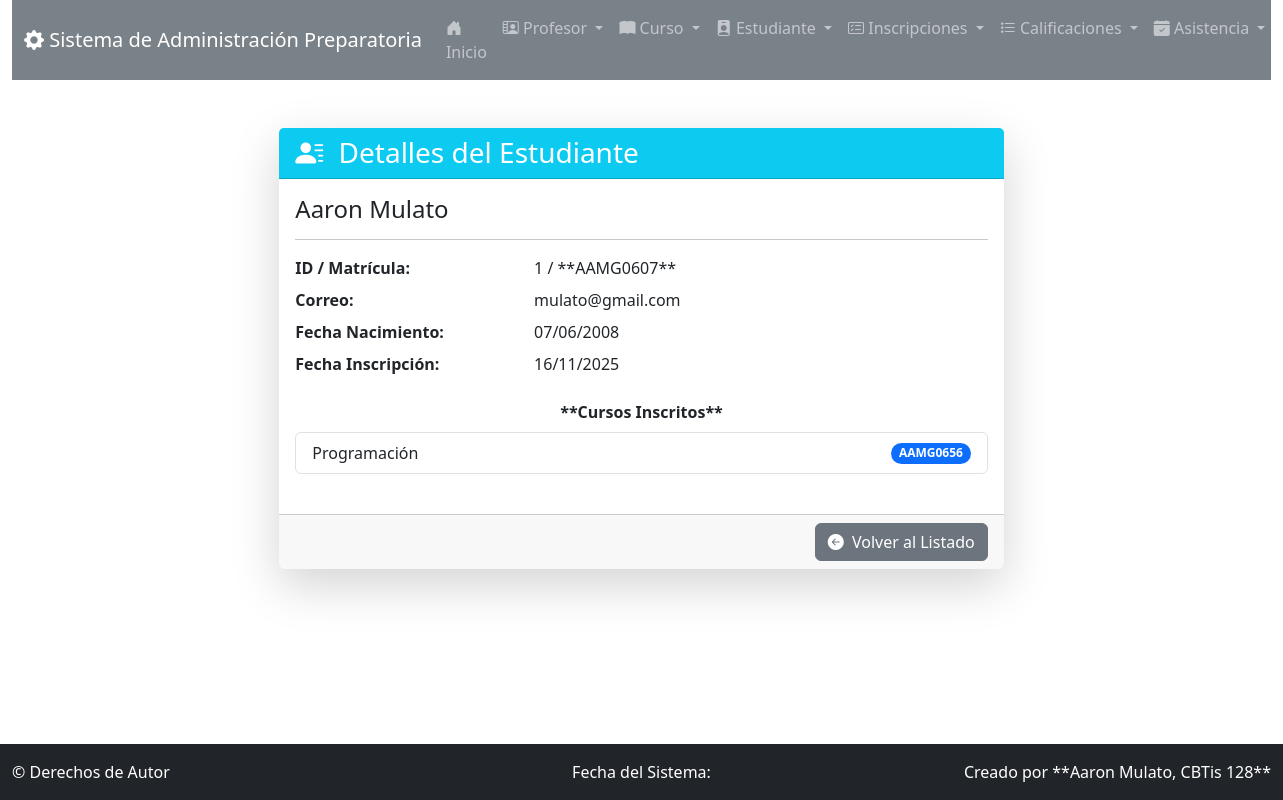
The app's page /estudiante/detalle/1/ with its own data.
### app_Preparatoria/models.py (models this page shows, shortened)
class Estudiante(models.Model):
    nombre_estudiante = models.CharField(max_length=50)
    apellido_estudiante = models.CharField(max_length=50)
    matricula = models.CharField(max_length=10, unique=True)
    correo_estudiante = models.EmailField(max_length=100)
    fecha_nacimiento = models.DateField()
    fecha_inscripcion = models.DateField(auto_now_add=True)
    cursos = models.ManyToManyField(Curso, through='Inscripcion', related_name="estudiantes_inscritos")

class Curso(models.Model):
    nombre_curso = models.CharField(max_length=50)
    codigo = models.CharField(max_length=10, unique=True)
    descripcion = models.TextField(max_length=100)
    creditos = models.PositiveIntegerField()
    horario = models.CharField(max_length=50)
    aula = models.CharField(max_length=20)
    profesor = models.ForeignKey(Profesor, related_name="cursos", on_delete=models.CASCADE)

### app_Preparatoria/views.py (the view)
# urls.py: path('estudiante/detalle/<int:estudiante_id>/', views.ver_detalle_estudiante, name='ver_detalle_estudiante'),
def ver_detalle_estudiante(request, estudiante_id):
    estudiante = get_object_or_404(Estudiante.objects.prefetch_related('cursos'), pk=estudiante_id)
    context = {'estudiante': estudiante}
    return render(request, 'estudiante/ver_detalle_estudiante.html', context)

### app_Preparatoria/templates/estudiante/ver_detalle_estudiante.html
{% extends 'base.html' %}
{% block content %}
<div class="row justify-content-center">
    <div class="col-md-7">
        <div class="card shadow-lg border-0">
            <div class="card-header bg-info text-white">
                <h3 class="mb-0"><i class="bi bi-person-lines-fill me-2"></i> Detalles del Estudiante</h3>
            </div>
            <div class="card-body">
                <h4 class="card-title">{{ estudiante.nombre_estudiante }} {{ estudiante.apellido_estudiante }}</h4>
                <hr>
                <dl class="row">
                    <dt class="col-sm-4">ID / Matrícula:</dt>
                    <dd class="col-sm-8">{{ estudiante.id }} / **{{ estudiante.matricula }}**</dd>
                    <dt class="col-sm-4">Correo:</dt>
                    <dd class="col-sm-8">{{ estudiante.correo_estudiante }}</dd>
                    <dt class="col-sm-4">Fecha Nacimiento:</dt>
                    <dd class="col-sm-8">{{ estudiante.fecha_nacimiento|date:"d/m/Y" }}</dd>
                    <dt class="col-sm-4">Fecha Inscripción:</dt>
                    <dd class="col-sm-8">{{ estudiante.fecha_inscripcion|date:"d/m/Y" }}</dd>
                    <dt class="col-sm-12 text-center mt-3 mb-2">**Cursos Inscritos**</dt>
                    <dd class="col-sm-12">
                        {% if estudiante.cursos.all %}
                        <ul class="list-group">
                            {% for curso in estudiante.cursos.all %}
                                <li class="list-group-item d-flex justify-content-between align-items-center">
                                    {{ curso.nombre_curso }}
                                    <span class="badge bg-primary rounded-pill">{{ curso.codigo }}</span>
                                </li>
                            {% endfor %}
                        </ul>
                        {% else %}
                        <p class="text-muted text-center">Este estudiante no está inscrito en ningún curso.</p>
                        {% endif %}
                    </dd>
                </dl>
            </div>
            <div class="card-footer text-end">
                <a href="{% url 'ver_estudiante' %}" class="btn btn-secondary"><i class="bi bi-arrow-left-circle-fill me-1"></i> Volver al Listado</a>
            </div>
        </div>
    </div>
</div>
{% endblock %}

### app_Preparatoria/templates/base.html (style rules this page uses)
:root { --bs-primary: #6c757d; --bs-secondary: #e9ecef; --bs-success: #20c997; --bs-info: #6610f2; }
body { padding-bottom: 60px; }

### records on screen
Estudiante: nombre_estudiante "Aaron", apellido_estudiante "Mulato", id "1", matricula "AAMG0607", correo_estudiante "mulato@gmail.com", fecha_nacimiento "07/06/2008", fecha_inscripcion "16/11/2025"
Curso: nombre_curso "Programación", codigo "AAMG0656"
